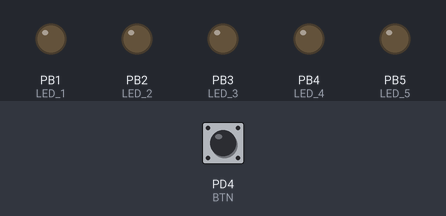
This program was run on a simulated ATmega328P, built with avr-gcc and emulated at 16 MHz. Shown: output pins drawn as LEDs (lit = HIGH). Dashed ring = blinking. The test bench sets the inputs (shaded band); at power-on: PD4 (BTN) HIGH.

Above: at 1.2 s.
1.3 s: PD4 (BTN) pulled LOW for 0.15 s
At 1.7 s:
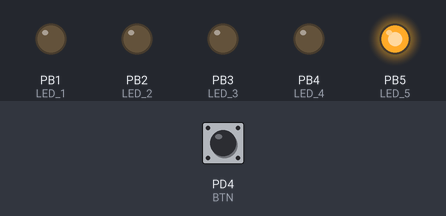
At 2.7 s:
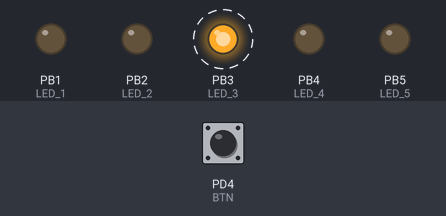
Timing chart, 0 to 10.3 s (numbered marks = the images above; inputs shaded):
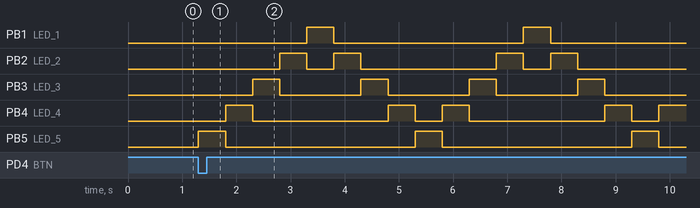

The program:

main.c
```c
// (licence header left out)
/* Defines -----------------------------------------------------------*/
#define LED_5   PB5    // AVR pin where green LED is connected
#define LED_1   PB1
#define LED_2   PB2
#define LED_3   PB3
#define LED_4   PB4
#define BTN   PD4
#define BLINK_DELAY 500
#ifndef F_CPU
# define F_CPU 16000000     // CPU frequency in Hz required for delay
#endif

/* Includes ----------------------------------------------------------*/
#include <util/delay.h>     // Functions for busy-wait delay loops
#include <avr/io.h>	// AVR device-specific IO definitions
#include <avr/sfr_defs.h>
#include <stdbool.h>

/* Functions ---------------------------------------------------------*/
/**********************************************************************
 * Function: Main function where the program execution begins
 * Purpose:  Toggle two LEDs when a push button is pressed.
 * Returns:  none
 **********************************************************************/
int main(void)
{
    DDRB = DDRB | (1<<LED_5);
    PORTB = PORTB & ~(1<<LED_5);

    DDRB = DDRB | (1<<LED_1);
    PORTB = PORTB & ~(1<<LED_1);

	DDRB = DDRB | (1<<LED_2);
	PORTB = PORTB & ~(1<<LED_2);

	DDRB = DDRB | (1<<LED_3);
	PORTB = PORTB & ~(1<<LED_3);

	DDRB = DDRB | (1<<LED_4);
	PORTB = PORTB & ~(1<<LED_4);

    // Configure Push button at port D and enable internal pull-up resistor
    DDRD = DDRD & ~(1<<BTN);
	PORTD = PORTD | (1<<BTN);

	int dir = 0;
	bool loop = false;
	while (1){
	if bit_is_clear(PIND, BTN)
	{
		loop = true;
	}

    while (loop)
    {
		    if(dir == 1) {
		    PORTB = PORTB ^ (1<<LED_1);
			_delay_ms(BLINK_DELAY);
			PORTB = PORTB ^ (1<<LED_1);
		    PORTB = PORTB ^ (1<<LED_2);
			_delay_ms(BLINK_DELAY);
			PORTB = PORTB ^ (1<<LED_2);
		    PORTB = PORTB ^ (1<<LED_3);
			_delay_ms(BLINK_DELAY);
			PORTB = PORTB ^ (1<<LED_3);
		    PORTB = PORTB ^ (1<<LED_4);
			_delay_ms(BLINK_DELAY);
			PORTB = PORTB ^ (1<<LED_4);
			dir = 0;
			}
			else
			{
			PORTB = PORTB ^ (1<<LED_5);
			_delay_ms(BLINK_DELAY);
			PORTB = PORTB ^ (1<<LED_5);
			PORTB = PORTB ^ (1<<LED_4);
			_delay_ms(BLINK_DELAY);
			PORTB = PORTB ^ (1<<LED_4);
			PORTB = PORTB ^ (1<<LED_3);
			_delay_ms(BLINK_DELAY);
			PORTB = PORTB ^ (1<<LED_3);
			PORTB = PORTB ^ (1<<LED_2);
			_delay_ms(BLINK_DELAY);
			PORTB = PORTB ^ (1<<LED_2);
			dir = 1;
			}
    }

	}
    // Will never reach this
    return 0;
}
```

Measured:
- after the input at 1.3 s, PB1 (LED_1): alternates HIGH for 0.50 s and LOW for 3.5 s, starting after 2.0 s; PB2 (LED_2): LOW → HIGH after 1.5 s, → LOW 0.50 s later, → HIGH 0.50 s later, → LOW 0.50 s later, … (8 changes in this stretch)
